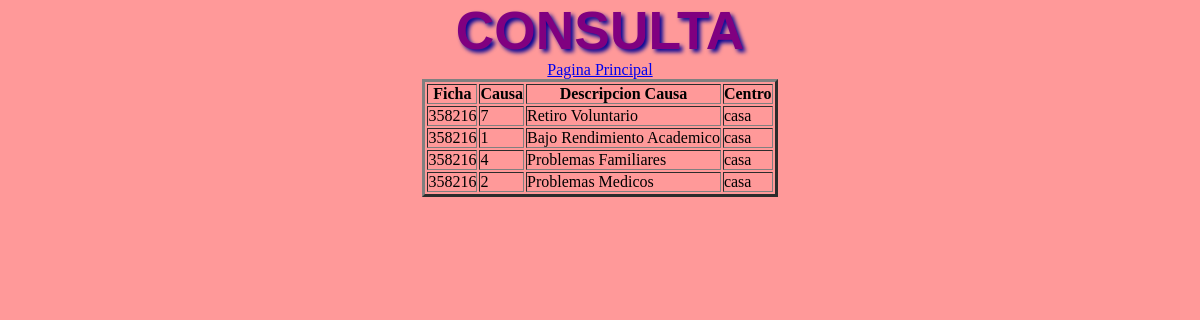
Page /consulta_7/index.php on the committed database.
### tables this page shows
CREATE TABLE IF NOT EXISTS `ficha` (
  `num_ficha` varchar(7) NOT NULL DEFAULT '',
  `cod_prog` varchar(4) DEFAULT NULL,
  `fecha_ini` varchar(10) DEFAULT NULL,
  `fecha_fin` varchar(10) DEFAULT NULL,
  `cod_centro` varchar(2) DEFAULT NULL,
  PRIMARY KEY (`num_ficha`),
  KEY `cod_prog` (`cod_prog`)
);

CREATE TABLE IF NOT EXISTS `centro` (
  `cod_centro` varchar(2) NOT NULL DEFAULT '',
  `desc_centro` varchar(60) DEFAULT NULL,
  `tel` varchar(12) DEFAULT NULL,
  `dir` varchar(50) DEFAULT NULL,
  `cod_ciudad` varchar(2) DEFAULT NULL,
  PRIMARY KEY (`cod_centro`),
  KEY `cod_ciudad` (`cod_ciudad`)
);

### consulta_7/view/viewClass.php (called while the page is built, shortened)
<?php
class viewClass {
  static public function renderHTML($view, $args = NULL) {
    include_once 'templates/' . $view;
  }
}

### librerias/dataBaseClass.php (called while the page is built, shortened)
<?php
class dataBaseClass {
  static private $host = 'localhost';
  static private $port = 3306,
          $dbname = 'bddesercion',
          $user = 'root',
          $password = 'Sena2014',
          $driver = 'mysql',
          $instance = NULL;
  static public function getInstance() {
    return self::$instance;
  }
  static private function connect() {
    try {
      $dsn = self::$driver
              . ':host='. self::$host
              . ';port=' . self::$port
              . ';dbname=' . self::$dbname;
      self::$instance = new PDO($dsn, self::$user, self::$password);
      return true;
    } catch (PDOException $e) {
      echo $e->getMessage();
    }
  }
}

### consulta_7/model/modelClass.php (called while the page is built)
<?php
class modelClass {
    static public function getAll() {
        try {
            $sql = "select ficha.num_ficha,count(cod_causa),des_causa,centro.desc_centro
                    from causa_desercion natural join desercion natural join ficha natural join centro
                    where centro.cod_centro=1
                    group by desercion.cod_causa";
            return dataBaseClass::getInstance()->query($sql)->fetchAll(PDO::FETCH_ASSOC);
        } catch (PDOException $e) {
            return $e;
        }
    }
}

### consulta_7/view/templates/index.php (the view, shortened to what this page needs)
<!DOCTYPE html>
<html lang="es">
    <head>
        <link rel="stylesheet" media="screen" href="css/miestilo.css">
    </head>
    <body><center>
        <h1>CONSULTA</h1>
        <table border="3">
            <thead>
                <tr>
                    <th>Ficha</th>
                    <th>Causa</th>
                    <th>Descripcion Causa</th>
                    <th>Centro</th>
                     </tr>
            </thead>
            <tbody>
                <?php foreach ($datos as $row): ?>
                    <tr>
                        <td><?php echo $row['num_ficha'] ?></td>
                        <td><?php echo $row['count(cod_causa)'] ?></td>
                        <td><?php echo $row['des_causa'] ?></td>
                        <td><?php echo $row['desc_centro'] ?></td>
                    </tr>
                <?php endforeach ?>
                    <a href="http://localhost/consultaOchoEjercicios/">Pagina Principal</a></tr></th><br>
            </tbody>
        </table>
    </center>
</body>
</html>

### consulta_7/css/miestilo.css (style rules this page uses)
* { margin: 0px; padding: 0px; }
h1 { text-shadow: rgb(0,0,150) 3px 3px 4px; font-family:Tempus Sans ITC,sans-serif; font-size: 40pt; color: purple; }
body { text-align: center; background: #ff9999; }

### rows in the picture
ficha: num_ficha "358216", count "7", des_causa "Retiro Voluntario", cod_centro.desc_centro "casa", count "1", des_causa "Bajo Rendimiento Academico", count "4", des_causa "Problemas Familiares", count "2", des_causa "Problemas Medicos"
